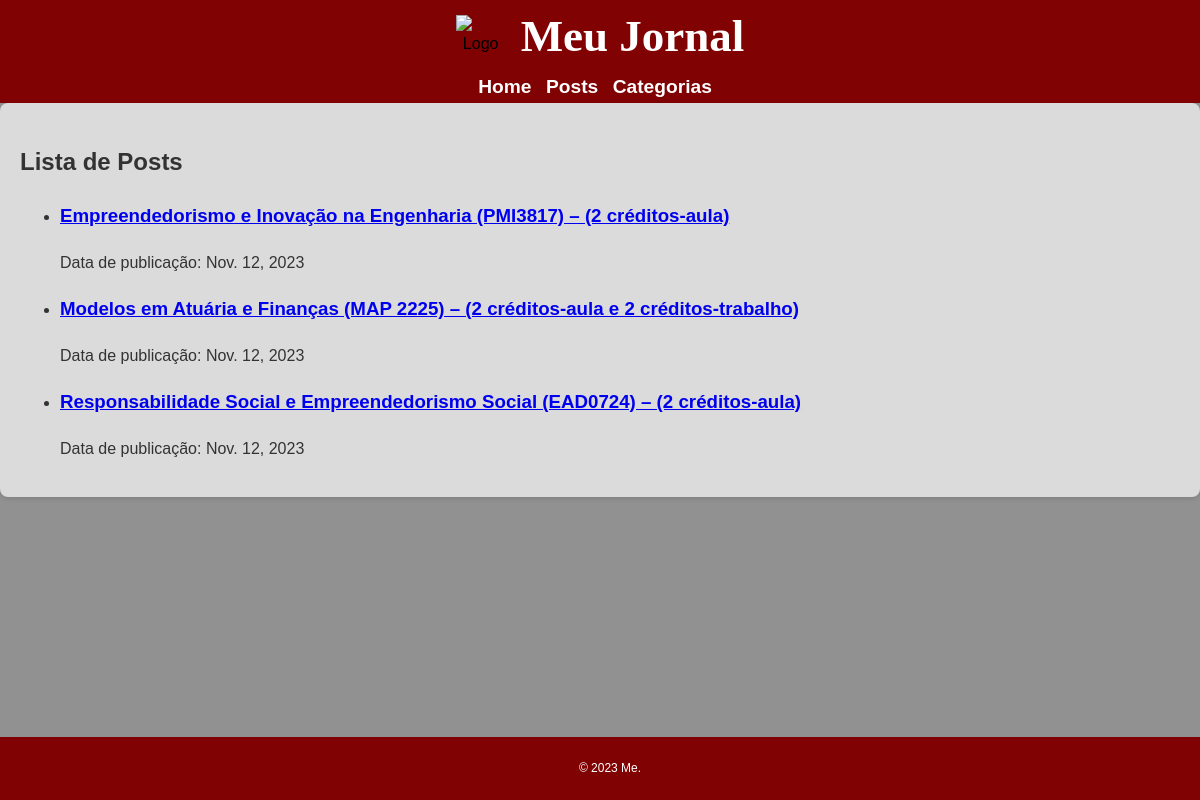
The page /posts/ on the database as committed earlier.
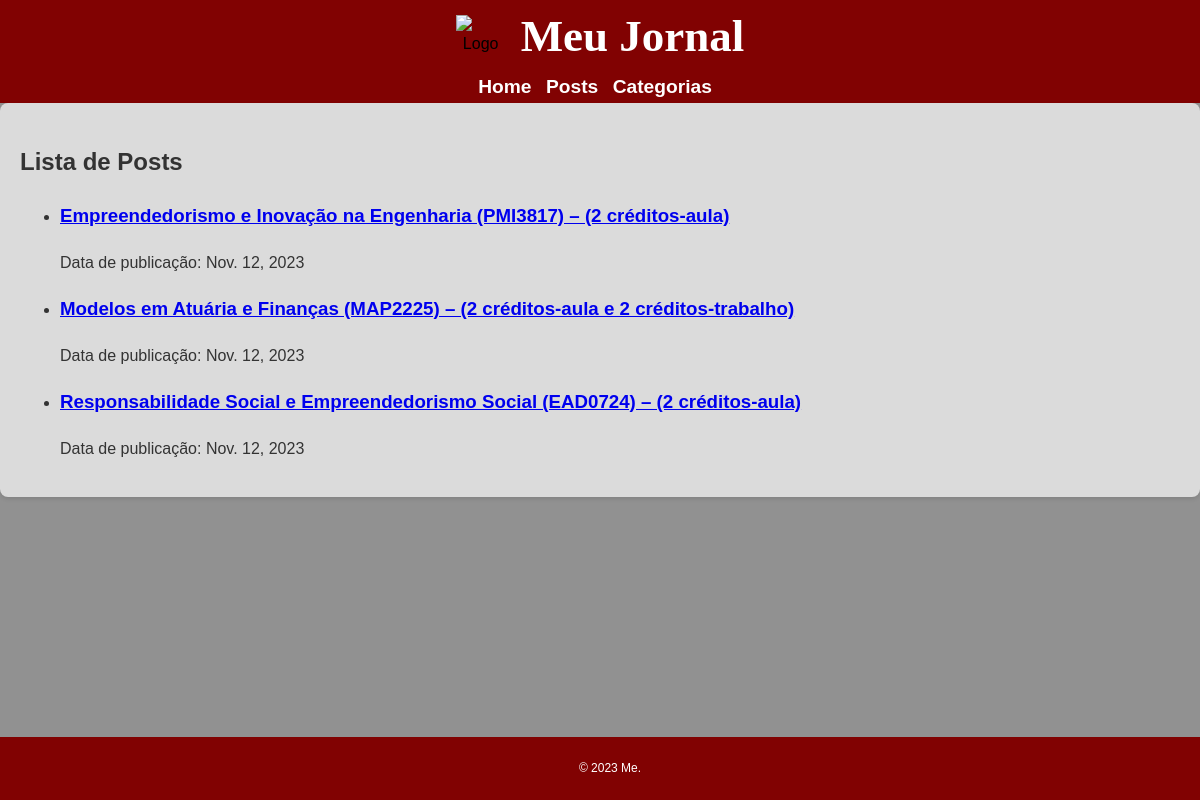
The same page on the database as committed later.
### noticias/models.py (models this page shows, shortened)
class Post(models.Model):
    title = models.CharField(max_length=200)
    content = models.TextField()
    image = models.URLField(default='https://www.google.com/url?sa=i&url=https%3A%2F%2Fpt.m.wikipedia.org%2Fwiki%2FFicheiro%3AFlag_Blank.svg&psig=AOvVaw1M3X9dn1LhG_izFTfw8zX4&ust=1699909154871000&source=images&cd=vfe&opi=89978449&ved=0CBIQjRxqFwoTCIiszp6tv4IDFQAAAAAdAAAAABAQ')
    published_date = models.DateTimeField(default=timezone.now)
    categories = models.ManyToManyField(Category)

### noticias/views.py (the view)
# urls.py: path('posts/', PostListView.as_view(), name='post_list'),
class PostListView(ListView):
    model = Post
    template_name = 'noticias/post_list.html'
    context_object_name = 'posts'

### noticias/templates/noticias/post_list.html (shortened to what this page needs)
{% extends 'noticias/base.html' %}
{% block content %}
    <h2>Lista de Posts</h2>
    {% if posts %}
        <ul>
            {% for post in posts %}
                <li>
                    <h3><a href="{% url 'post_detail' pk=post.pk %}">{{ post.title }}</a></h3>
                    {% with formatted_date=post.published_date|date %}
                        <p>Data de publicação: {{ formatted_date }}</p>
                    {% endwith %}
                </li>
            {% endfor %}
        </ul>
    {% else %}
        <p>Nenhum post disponível.</p>
    {% endif %}
{% endblock %}

Rows that differ between the two databases and show on the page:
changed Post: title "Modelos em Atuária e Finanças (MAP 2225) – (2 créditos-aula e 2 créditos-trabalho)" → "Modelos em Atuária e Finanças (MAP2225) – (2 créditos-aula e 2 créditos-trabalho)"
